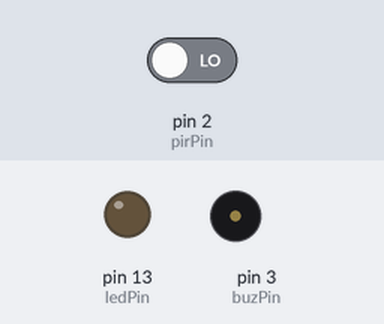
A sketch run on a simulated Arduino Uno, built with avr-gcc and run on an emulated ATmega328P. Shown: output pins drawn as LEDs (lit = HIGH), buzzer (waves = sounding). Dashed ring = blinking. The test bench sets the inputs (shaded band); at power-on: pin 2 (pirPin) LOW. What the sketch prints to the serial monitor is not drawn.

Above: at 1.2 s.
1.3 s: pin 2 (pirPin) driven HIGH
At 1.42 s:
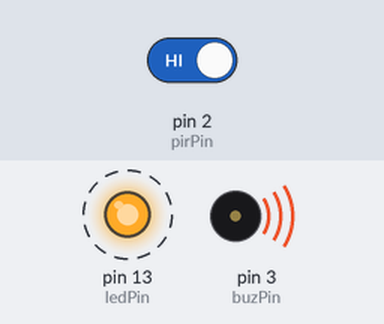
4.3 s: pin 2 (pirPin) driven LOW
At 4.3 s:
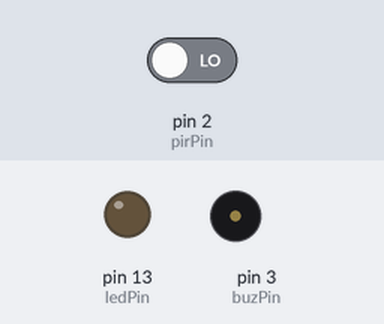
Timing chart, 0 to 7.3 s (numbered marks = the images above; inputs shaded):
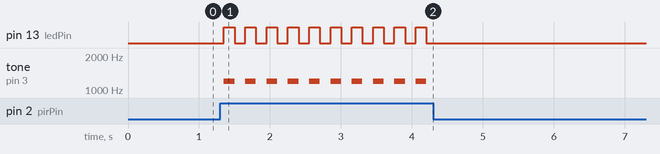

Measured:
- after the input at 1.3 s, pin 13 (ledPin): alternates HIGH for 0.15 s and LOW for 0.15 s, starting after 0.05 s; tone on pin 3 (buzPin): alternates 1200 Hz for 0.15 s and silent for 0.15 s, starting after 0.05 s
- after the input at 4.3 s, pin 13 (ledPin): stops changing and stays LOW; tone on pin 3 (buzPin): stops changing and stays silent

The sketch:

9-1_practice.ino
```cpp
int pirPin = 2;
int ledPin = 13;
int buzPin = 3;

void setup() {
  pinMode(pirPin, INPUT);
  pinMode(ledPin, OUTPUT);
  pinMode(buzPin, OUTPUT);
  Serial.begin(9600);
}

void loop() {
  int val = digitalRead(pirPin);

  if (val == HIGH) {
    Serial.print("모션 감지! ");
    Serial.println(val);

    tone(buzPin, 1200);
    digitalWrite(ledPin, HIGH);
    delay(150);
    digitalWrite(ledPin, LOW);
    noTone(buzPin);
    delay(150);
  } else {
    Serial.print("모션 감지 없음! ");
    Serial.println(val);

    digitalWrite(ledPin, LOW);
    noTone(buzPin);
    delay(150);
  }
}
```
